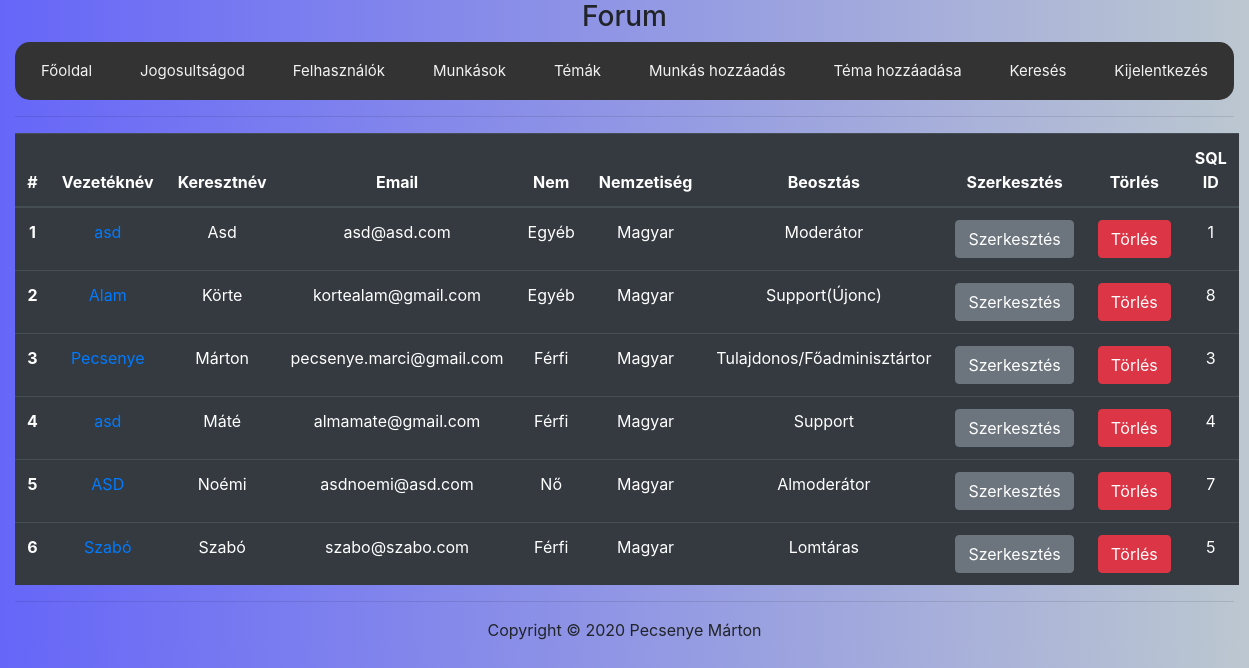
Page /index.php?P=list_worker (signed in) on the committed database.
### tables this page shows
CREATE TABLE IF NOT EXISTS `workers` (
  `id` int(11) NOT NULL AUTO_INCREMENT,
  `first_name` varchar(64) NOT NULL,
  `last_name` varchar(64) NOT NULL,
  `email` varchar(250) NOT NULL,
  `gender` tinyint(1) NOT NULL,
  `tipus` varchar(32) NOT NULL,
  `nationality` varchar(250) NOT NULL,
  PRIMARY KEY (`id`),
  UNIQUE KEY `email` (`email`)
);

### protected/database.php (called while the page is built, shortened)
<?php
function getConnection() {
	$connection = new PDO(DB_TYPE.':host='.DB_HOST.';dbname='.DB_NAME.';',DB_USER, DB_PASS);
	$connection->exec("SET NAMES '".DB_CHARSET."'");
	return $connection;
}
function getList($queryString, $queryParams = []) {
	$connection = getConnection();
	$statement = $connection->prepare($queryString);
	$success = $statement->execute($queryParams);
	$result = $success ? $statement->fetchAll(PDO::FETCH_ASSOC) : [];
	return $result;
}
?>

### protected/worker/list.php (the view, shortened to what this page needs)
<?php if(!isset($_SESSION['permission']) || $_SESSION['permission'] < 1) : ?>
	<h1>Page access is forbidden!</h1>
<?php else : ?>
<?php
	$query = "SELECT id, first_name, last_name, email, gender, tipus, nationality FROM workers ORDER BY first_name ASC";
	$workers = getList($query);
?>
	<?php if(count($workers) <= 0) : ?>
		<h1>No wokers found in the database</h1>
	<?php else : ?>
		<table class="table table-dark">
			<thead>
				<tr>
					<th scope="col">#</th>
					<th scope="col">Vezetéknév</th>
					<th scope="col">Keresztnév</th>
					<th scope="col">Email</th>
					<th scope="col">Nem</th>
					<th scope="col">Nemzetiség</th>
					<th scope="col">Beosztás</th>
					<th scope="col">Szerkesztés</th>
					<th scope="col">Törlés</th>
					<th scope="col">SQL ID</th>
				</tr>
			</thead>
			<tbody>
				<?php $i = 0; ?>
				<?php foreach ($workers as $w) : ?>
					<?php $i++; ?>
					<tr>
						<th scope="row"><?=$i ?></th>
						<td><a href="?P=worker&w=<?=$w['id'] ?>"><?=$w['last_name'] ?></a></td>
						<td><?=$w['first_name'] ?></td>
						<td><?=$w['email'] ?></td>
						<td><?=$w['gender'] == 0 ? 'Nő' : ($w['gender'] == 1 ? 'Férfi' : 'Egyéb') ?></td>
						<td><?=$w['nationality'] ?></td>
						<td><?=$w['tipus'] ?></td>
						<td><a href="?P=edit_worker&w=<?=$w['id'] ?>" class="btn btn-secondary">Szerkesztés</a></td>
						<td><a href="?P=list_worker&d=<?=$w['id'] ?>" onclick="return confirm('Tényleg törölni akarod?');" class="btn btn-danger">Törlés</a></td>
						<td><?=$w['id'] ?></td>
					</tr>
				<?php endforeach;?>
			</tbody>
		</table>
	<?php endif; ?>
<?php endif; ?>

### public/style.css (style rules this page uses)
body { background-image: linear-gradient(to left, rgba(143, 162, 177, 0.6), rgba(0, 0, 244, 0.6)); }
.table { width: 60%; text-align: center; margin: auto; }

### rows in the picture
workers: last_name "asd", first_name "Asd", email "asd@asd.com", gender "Egyéb", nationality "Magyar", tipus "Moderátor", id "1"
workers: last_name "Alam", first_name "Körte", email "kortealam@gmail.com", gender "Egyéb", nationality "Magyar", tipus "Support(Újonc)", id "8"
workers: last_name "Pecsenye", first_name "Márton", email "pecsenye.marci@gmail.com", gender "Férfi", nationality "Magyar", tipus "Tulajdonos/Főadminisztártor", id "3"
workers: last_name "asd", first_name "Máté", email "almamate@gmail.com", gender "Férfi", nationality "Magyar", tipus "Support", id "4"
workers: last_name "ASD", first_name "Noémi", email "asdnoemi@asd.com", gender "Nő", nationality "Magyar", tipus "Almoderátor", id "7"
workers: last_name "Szabó", first_name "Szabó", email "szabo@szabo.com", gender "Férfi", nationality "Magyar", tipus "Lomtáras", id "5"
